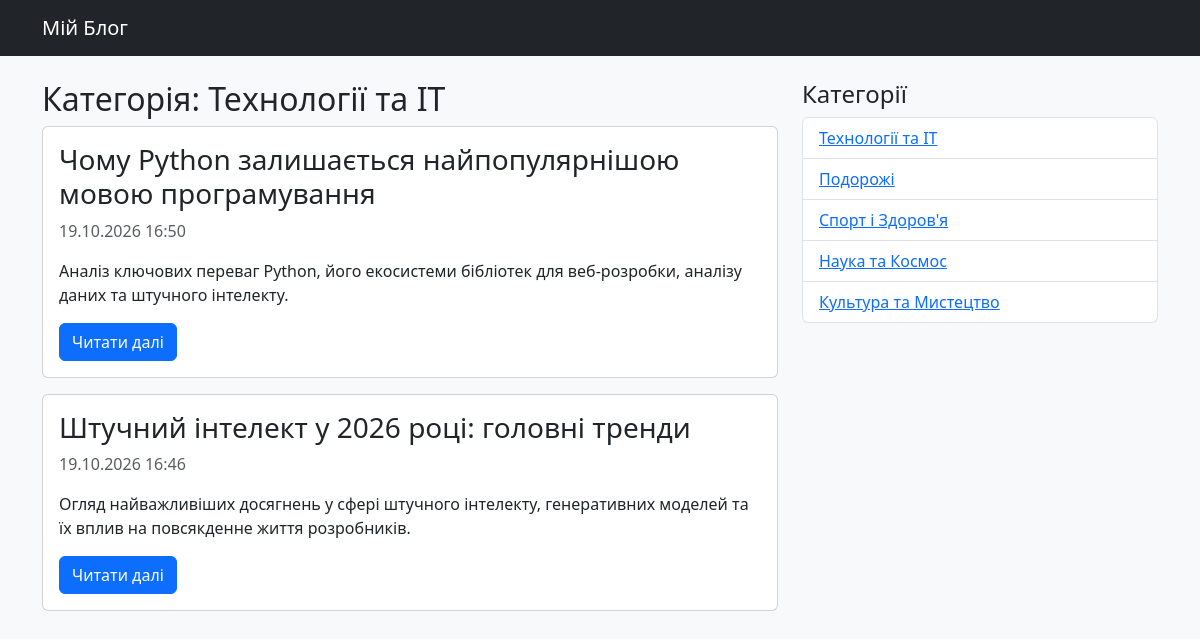
Screenshot of /category/tehnologiyi-ta-it/ with the database file from the repository.
### app_blog/models.py (models this page shows, shortened)
class Category(models.Model):
    category = models.CharField('Категорія', max_length=250, help_text='Максимум 250 символів')
    slug = models.SlugField('Слаг', max_length=250, unique=True, blank=True, null=True)
    class Meta:
        verbose_name = 'Категорія для публікації'
        verbose_name_plural = 'Категорії для публікацій'

class Article(models.Model):
    title = models.CharField('Заголовок', max_length=250, help_text='Максимум 250 символів')
    description = models.TextField('Опис', blank=True, null=True)
    pub_date = models.DateTimeField('Дата публікації', default=timezone.now)
    slug = models.SlugField('Слаг', max_length=250, unique_for_date='pub_date')
    main_page = models.BooleanField('Головна', default=False, help_text='Показувати на головній сторінці')
    category = models.ForeignKey(Category, related_name='articles', blank=True, null=True, verbose_name='Категорія', on_delete=models.CASCADE)
    class Meta:
        ordering = ['-pub_date']
        verbose_name = 'Стаття'
        verbose_name_plural = 'Статті'
    def get_absolute_url(self):
        try:
            url = reverse('news-detail', kwargs={
                'year': self.pub_date.strftime("%Y"),
                'month': self.pub_date.strftime("%m"),
                'day': self.pub_date.strftime("%d"),
                'slug': self.slug,
            })
        except:
            url = "/"
        return url

### app_blog/views.py (the view)
# urls.py: path('category/<slug:slug>/', ArticleCategory.as_view(), name='articles-category-list'),
class ArticleCategory(ListView):
    model = Article
    template_name = 'articles_list.html'
    context_object_name = 'articles'
    def get_queryset(self):
        return Article.objects.filter(category__slug=self.kwargs['slug'])
    def get_context_data(self, **kwargs):
        context = super().get_context_data(**kwargs)
        context['categories'] = Category.objects.all()
        context['category'] = get_object_or_404(Category, slug=self.kwargs['slug'])
        return context

### app_blog/templates/articles_list.html
{% extends "index.html" %}
{% block content %}
<h2>Категорія: {{ category.category }}</h2>
{% for article in articles %}
    <div class="card mb-3">
        <div class="card-body">
            <h3 class="card-title">{{ article.title }}</h3>
            <p class="text-muted">{{ article.pub_date|date:"d.m.Y H:i" }}</p>
            <p class="card-text">{{ article.description|truncatewords:20 }}</p>
            <a href="{{ article.get_absolute_url }}" class="btn btn-primary">Читати далі</a>
        </div>
    </div>
{% empty %}
    <p>У цій категорії поки немає статей.</p>
{% endfor %}
{% endblock %}

### app_blog/templates/index.html (shortened to what this page needs)
<!DOCTYPE html>
<html lang="uk">
<head>
    <link rel="stylesheet" href="https://cdn.jsdelivr.net/npm/bootstrap@5.3.0/dist/css/bootstrap.min.css">
</head>
<body class="bg-light">
    <nav class="navbar navbar-expand-lg navbar-dark bg-dark mb-4">
        <div class="container">
            <a class="navbar-brand" href="{% url 'home' %}">Мій Блог</a>
        </div>
    </nav>
    <div class="container">
        <div class="row">
            <div class="col-md-8">
                {% block content %}{% endblock %}
            </div>
            <div class="col-md-4">
                <h4>Категорії</h4>
                <ul class="list-group">
                    {% for cat in categories %}
                        <li class="list-group-item">
                            <a href="{% url 'articles-category-list' cat.slug %}">{{ cat.category }}</a>
                        </li>
                    {% endfor %}
                </ul>
            </div>
        </div>
    </div>
</body>
</html>

### rows the page displays
Category: category "Технології та IT"
Article: title "Чому Python залишається найпопулярнішою мовою програмування", pub_date "19.10.2026 16:50", description "Аналіз ключових переваг Python, його екосистеми бібліотек для веб-розробки, аналізу даних та штучного інтелекту."
Article: title "Штучний інтелект у 2026 році: головні тренди", pub_date "19.10.2026 16:46", description "Огляд найважливіших досягнень у сфері штучного інтелекту, генеративних моделей та їх вплив на повсякденне життя розробників."
Category: category "Подорожі"
Category: category "Спорт і Здоров'я"
Category: category "Наука та Космос"
Category: category "Культура та Мистецтво"
